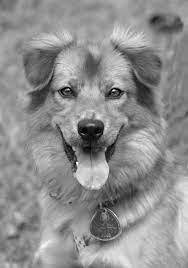
%> input picture exercises/image.jpeg, 188 x 268 px
$ octave esercitazione_19.m   (GNU Octave 9; MATLAB toolbox functions it lacks are replaced by stand-ins)
%> lines starting %> are read from the running program, lines starting %| are printed output that depends on the picture
% ES 19
% Write  the  code  for  computing  two  different  Wavelets  (one  level  decomposition)  and
% compare visually the histograms of the different bands.

% Clear command window.
clc;
% Delete all variables.
clear;
% Close all figure windows except those created by imtool.
close all;
% Close all figure windows created by imtool.
imtool close all;

[file, path] = uigetfile({'*.tiff;*.jpg;*.png;*.jpeg'}, "select an image");
%> the answer given: image.jpeg
image = imread(strcat(path, file));
%> image is the input picture: size 268x188x3 uint8; min 0, max 255, mean 142.6

[cA, cH, cV, cD] = dwt2(image, 'db2');
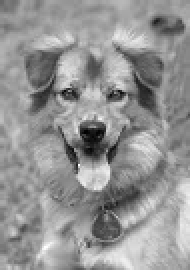
%> cA: size 135x95x3 double (shown 2 times larger); min 5.2, max 486.3, mean 285.3; drawn with min black and max white
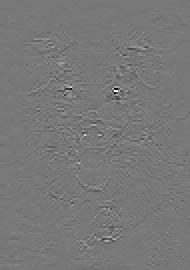
%> cH: size 135x95x3 double (shown 2 times larger); min -135.7, max 151.2, mean 0; drawn with min black and max white
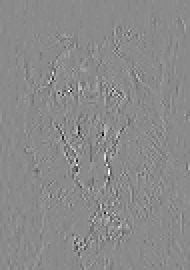
%> cV: size 135x95x3 double (shown 2 times larger); min -104.6, max 87.79, mean 0; drawn with min black and max white
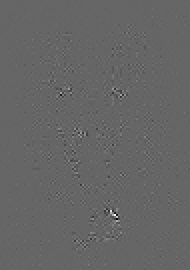
%> cD: size 135x95x3 double (shown 2 times larger); min -69.47, max 104.1, mean 0; drawn with min black and max white

%> (the run ends here)

$ run again, on exercises/compressed.jpg
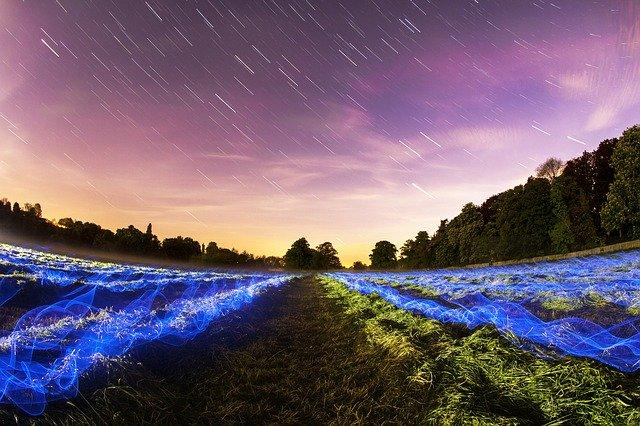
%> input picture exercises/compressed.jpg, 640 x 426 px
%> image is the input picture: size 426x640x3 uint8; mean R, G, B 112.2, 93.1, 111.1
%> `[cA, cH, cV, cD] = dwt2(image, 'db2');`:
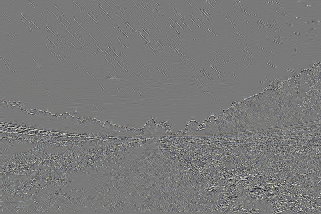
%> cH: size 214x321x3 double; mean R, G, B -0.1, -0.2, -0.2; drawn with min black and max white
%> `[cA, cH, cV, cD] = dwt2(image, 'db2');`:
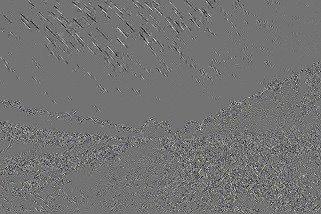
%> cD: size 214x321x3 double; mean R, G, B -0.1, -0.1, -0.1; drawn with min black and max white
